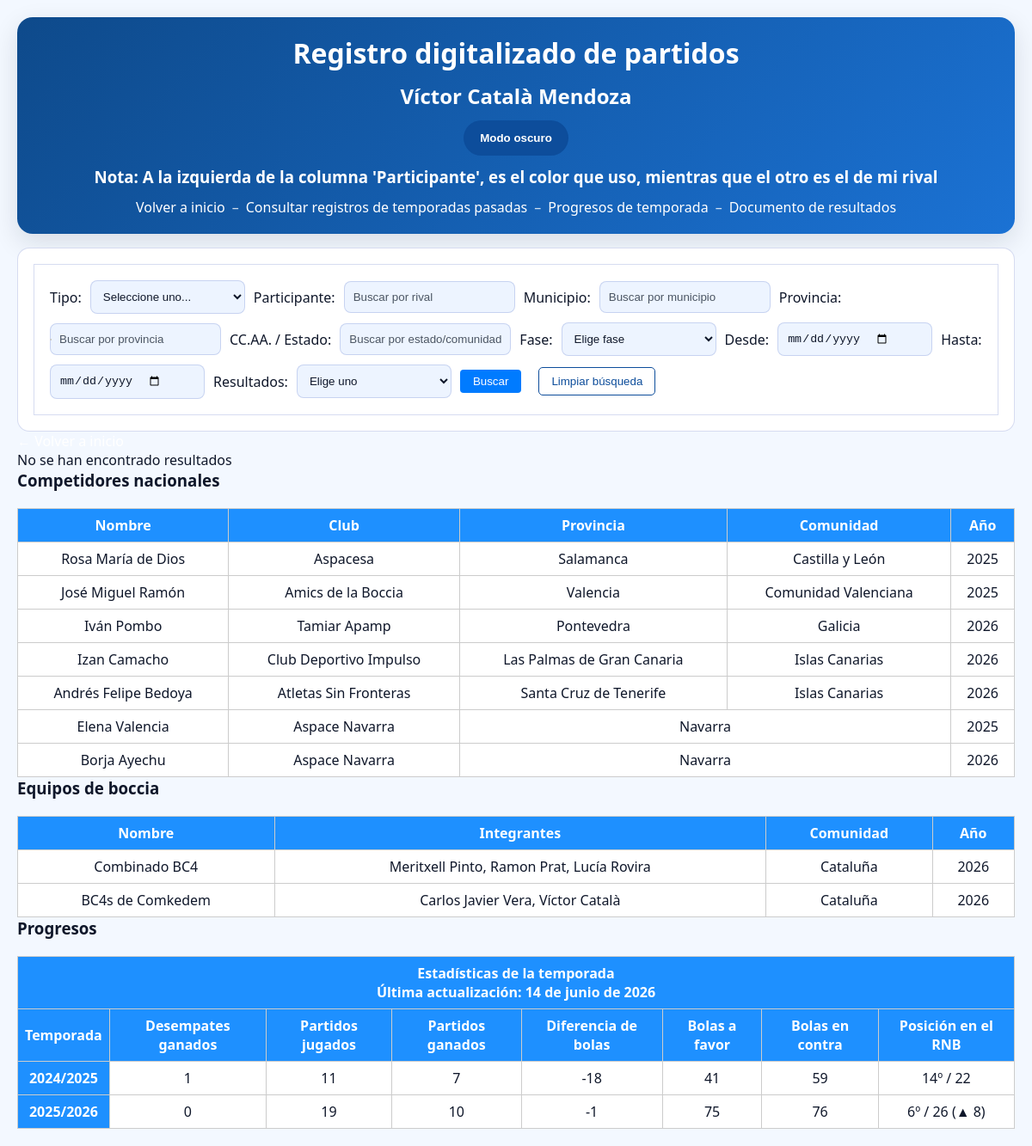
The page /partidos.php on the database its author committed.
### tables this page shows
CREATE TABLE IF NOT EXISTS participantes_nacionales (
    id INT AUTO_INCREMENT PRIMARY KEY,
    nombre VARCHAR(100),
    club VARCHAR(100),
    provincia VARCHAR(100),
    comunidad VARCHAR(100),
    year YEAR
);

CREATE TABLE IF NOT EXISTS equipos_boccia (
    id INT AUTO_INCREMENT PRIMARY KEY,
    nombre VARCHAR(255),
    integrantes VARCHAR(100),
    comunidad VARCHAR(100),
    year YEAR
);

### partidos.php (the view, shortened to what this page needs)
<?php include 'conexion.php';
include 'funciones.php'; ?>
<!DOCTYPE html>
<html>
<head>
    <link rel="stylesheet" href="css/index.css">
</head>
<body>
    <header>
        <h1>Registro digitalizado de partidos</h1>
        <h2>Víctor Català Mendoza</h2>
        <button id="theme-toggle" type="button">Modo oscuro</button>
        <h3>Nota: A la izquierda de la columna 'Participante', es el color que uso, mientras que el otro es el de mi rival </h3>
        <div class="header-links">
            <a href="index.php">Volver a inicio</a>
            <span>&ndash;</span>
            <a href="pasado/pasado.php">Consultar registros de temporadas pasadas</a>
            <span>&ndash;</span>
            <a href="#progresos">Progresos de temporada</a>
            <span>&ndash;</span>
            <a href="https://docs.google.com/document/d/1CwKa4SaaCesZDvThIQ9_6vSuLaOvqAgOY2TYRmLJsfU/edit?usp=sharing">Documento de resultados</a>
        </div>
    </header>
    <div id="contenedor-filtros" class="filtros">
        <form method="GET">
            Tipo:
            <select name="tipo">
                <option value="">Seleccione uno...</option>
            </select>
            Participante:
            <input type="text" name="participante" id="participante" placeholder="Buscar por rival" autocomplete="off">
            <div id="sugerencias-participantes" class="sugerencias"></div>
            Municipio:
            <input type="text" name="ubicacion" id="ubicacion" placeholder="Buscar por municipio">
            Provincia:
            <input type="text" name="provincia" id="provincia" placeholder="Buscar por provincia">
            CC.AA. / Estado:
            <input type="text" name="comunidad" id="comunidad" placeholder="Buscar por estado/comunidad autónoma">
            Fase:
            <select name="fase">
                <option value="">Elige fase</option>
            </select>
            Desde:
            <input type="date" name="desde">
            Hasta:
            <input type="date" name="hasta">
            Resultados:
            <select name="resultadoFinal">
                <option value="">Elige uno</option>
            </select>
            <input type="submit" value="Buscar">
            <button type="button" id="limpiar-filtros">Limpiar búsqueda</button>
        </form>
    </div>
    <a href="index.php">&larr; Volver a inicio</a>
    <?php
    $sql = "SELECT * FROM partidos WHERE 1=1";
    $resultado = $conexion->query($sql);
    $sqlCompetidoresNacionales = "SELECT nombre, club, provincia, comunidad, year FROM participantes_nacionales ORDER BY comunidad ASC";
    $resultadoCompetidoresNacionales = $conexion->query($sqlCompetidoresNacionales);
    $sqlEquiposBoccia = "SELECT nombre, integrantes, comunidad, year FROM equipos_boccia ORDER BY comunidad ASC";
    $resultadoEquiposBoccia = $conexion->query($sqlEquiposBoccia);
    if ($resultado->num_rows > 0): ?>
        <table>
            <tr>
                <th>ID</th>
                <th>Tipo</th>
                <th colspan="3">Participante</th>
                <th>Fase</th>
                <th>Fecha</th>
                <th>Municipio</th>
                <th>Provincia</th>
                <th>CC.AA. / Estado</th>
                <th colspan="2">Parcial 1</th>
                <th colspan="2">Parcial 2</th>
                <th colspan="2">Parcial 3</th>
                <th colspan="2">Parcial 4</th>
                <th colspan="2">Desempate</th>
                <th colspan="2">Resultado</th>
                <th>Final</th>
            </tr>
            <?php while ($fila = $resultado->fetch_assoc()): ?>
                <!-- <?php
                $clase = '';
                switch ($fila['miColor']) {
                    case 'Azul':
                        $clase = 'azul';
                        break;
                    case 'Rojo':
                        $clase = 'rojo';
                        break;
                }
                ?> -->
                <tr>
                    <td><?php echo $fila['id'] ?></td>
                    <td><?php echo $fila['tipo'] ?></td>
                    <td><?php echo $fila['participante'] ?></td>
                    <?php
                    $miColor = strtolower($fila['miColor']);
                    ?>
                    <td class="color-<?= $miColor ?>"></td>
                    <?php
                    $colorRival = strtolower($fila['colorRival']);
                    ?>
                    <td class="color-<?= $colorRival ?>"></td>
                    <td><?php echo $fila['fase'] ?></td>
                    <td><?php echo $fila['fecha'] ?></td>
                    <!-- <?php
                    $pais = $fila['pais'];
                    $codigo = obtenerCodigoPais($pais);
                    ?>
                    <td>
                        <img src="https://flagcdn.com/h20/<?= $codigo ?>.png" alt="<?= $pais ?>"
                        style="vertical-align: middle;">
                        <?= $pais ?>
                    </td> -->
                    <?php
                    if ($fila['ubicacion'] == $fila['provincia']) {
                        echo '<td colspan="2">' . $fila['ubicacion'] . '</td>';
                        echo '<td>' . $fila['comunidad'] . '</td>';
                    } elseif ($fila['provincia'] == $fila['comunidad']) {
                        echo '<td colspan="2">' . $fila['provincia'] . '</td>';
                        echo '<td>' . $fila['comunidad'] . '</td>';
                    }  else {
                        echo '<td>' . $fila['ubicacion'] . '</td>';
                        echo '<td>' . $fila['provincia'] . '</td>';
                        echo '<td>' . $fila['comunidad'] . '</td>';
                    }
                    ?>
                    <td class="color-rojo"><?php echo $fila['parcial1A'] ?></td>
                    <td class="color-azul"><?php echo $fila['parcial1B'] ?></td>
                    <td class="color-rojo"><?php echo $fila['parcial2A'] ?></td>
                    <td class="color-azul"><?php echo $fila['parcial2B'] ?></td>
                    <td class="color-rojo"><?php echo $fila['parcial3A'] ?></td>
                    <td class="color-azul"><?php echo $fila['parcial3B'] ?></td>
                    <td class="color-rojo"><?php echo $fila['parcial4A'] ?></td>
                    <td class="color-azul"><?php echo $fila['parcial4B'] ?></td>
                    <td class="color-gris"><?php echo $fila['desempateA'] ?></td>
                    <td class="color-gris"><?php echo $fila['desempateB'] ?></td>
                    <td class="color-rojo"><?php echo $fila['resultadoA'] ?></td>
                    <td class="color-azul"><?php echo $fila['resultadoB'] ?></td>
                    <td><?php echo $fila['resultadoFinal'] ?></td>
                </tr>
            <?php endwhile; ?>
        </table>
    <?php else: ?>
        <p>No se han encontrado resultados</p>
    <?php endif; ?>
    <h3>Competidores nacionales</h3>
    <?php if ($resultadoCompetidoresNacionales && $resultadoCompetidoresNacionales->num_rows > 0): ?>
        <table>
            <tr>
                <th>Nombre</th>
                <th>Club</th>
                <th>Provincia</th>
                <th>Comunidad</th>
                <th>Año</th>
            </tr>
            <?php while ($competidor = $resultadoCompetidoresNacionales->fetch_assoc()): ?>
                <tr>
                    <td><?php echo $competidor['nombre']; ?></td>
                    <td><?php echo $competidor['club'] ?: 'desconocido'; ?></td>
                    <?php
                    if ($competidor['provincia'] == $competidor['comunidad']) {
                        echo '<td colspan="2">' . ($competidor['provincia'] ?: 'desconocido') . '</td>';
                    } else {
                        echo '<td>' . ($competidor['provincia'] ?: 'desconocido') . '</td>';
                        echo '<td>' . ($competidor['comunidad'] ?: '-') . '</td>';
                    }
                    ?>
                    <td><?php echo $competidor['year'] ?: '-'; ?></td>
                </tr>
            <?php endwhile; ?>
        </table>
    <?php else: ?>
        <p>No hay competidores nacionales registrados</p>
    <?php endif; ?>
    <h3>Equipos de boccia</h3>
    <?php if ($resultadoEquiposBoccia && $resultadoEquiposBoccia->num_rows > 0): ?>
        <table>
            <tr>
                <th>Nombre</th>
                <th>Integrantes</th>
                <th>Comunidad</th>
                <th>Año</th>
            </tr>
            <?php while ($equipo = $resultadoEquiposBoccia->fetch_assoc()): ?>
                <tr>
                    <td><?php echo $equipo['nombre']; ?></td>
                    <td><?php echo $equipo['integrantes'] ?: '-'; ?></td>
                    <td><?php echo $equipo['comunidad'] ?: '-'; ?></td>
                    <td><?php echo $equipo['year'] ?: '-'; ?></td>
                </tr>
            <?php endwhile; ?>
        </table>
    <?php else: ?>
        <p>No hay equipos de boccia registrados</p>
    <?php endif; ?>
    <h3><a id="progresos"></a>Progresos</h3>
    <table>
        <tr>
            <th colspan="8">Estadísticas de la temporada<br>Última actualización: 14 de junio de 2026</th>
        </tr>
        <tr>
            <th>Temporada</th>
            <th>Desempates ganados</th>
            <th>Partidos jugados</th>
            <th>Partidos ganados</th>
            <th>Diferencia de bolas</th>
            <th>Bolas a favor</th>
            <th>Bolas en contra</th>
            <th>Posición en el RNB</th>
        </tr>
        <tr>
            <th>2024/2025</th>
            <td>1</td>
            <td>11</td>
            <td>7</td>
            <td>-18</td>
            <td>41</td>
            <td>59</td>
            <td>14º / 22</td>
        </tr>
        <tr>
            <th>2025/2026</th>
            <td>0</td>
            <td>19</td>
            <td>10</td>
            <td>-1</td>
            <td>75</td>
            <td>76</td>
            <td>6º / 26 (&#9650; 8)</td>
        </tr>
    </table>
</body>
</html>

### css/index.css (style rules this page uses)
:root { --bg: #f3f8ff; --surface: #ffffff; --surface-soft: #edf4ff; --text: #0f172a; --muted: #4b5563; --border: rgba(30, 64, 175, 0.18); --accent: #0d4d9b; --accent-soft: #d6e6ff; --header-bg: #0e4a8b; --header-text: #ffffff; --table-header: #1e63c2; --table-row: #eff5ff; --table-alt: #dbe9ff; --button-bg: #0d4d9b; --button-text: #ffffff; --button-border: rgba(13, 77, 155, 0.34); }
* { box-sizing: border-box; padding: 0; margin: 0; }
html, body { min-height: 100%; }
body { font-family: 'Segoe UI', Tahoma, Geneva, Verdana, sans-serif; background-color: var(--bg); color: var(--text); margin: 20px; }
a { color: #ffffff; text-decoration: none; }
header { display: flex; flex-direction: column; align-items: center; justify-content: center; gap: 12px; text-align: center; padding: 20px; border-radius: 18px; background: linear-gradient(135deg, var(--header-bg), #1b72d4); color: var(--header-text); box-shadow: 0 10px 30px rgba(15, 23, 42, 0.12); }
header > * { margin: 0; }
#theme-toggle { padding: 12px 18px; background-color: var(--button-bg); color: var(--button-text); border: 1px solid var(--button-border); border-radius: 999px; cursor: pointer; font-weight: 600; transition: transform 0.2s ease, background-color 0.25s ease; }
.header-links { display: inline-flex; align-items: center; gap: 8px; flex-wrap: wrap; justify-content: center; }
.header-links span { color: rgba(255, 255, 255, 0.8); }
.header-links a { display: inline-block; }
.filtros { border: 1px solid var(--border); padding: 18px; margin-top: 16px; background-color: var(--surface); border-radius: 14px; transition: background-color 0.3s ease, border-color 0.3s ease; }
form { background: var(--surface); padding: 18px; border: 1px solid var(--border); display: flex; flex-direction: row; flex-wrap: wrap; gap: 10px; align-items: center; }
form label, form > * { display: inline-flex; align-items: center; }
.sugerencias { border: 1px solid #ccc; background: white; max-height: 150px; overflow-y: auto; position: absolute; z-index: 1000; }
input[type="text"], input[type="date"], select, textarea { padding: 10px; border: 1px solid var(--border); border-radius: 8px; background-color: var(--surface-soft); color: var(--text); min-width: 180px; }
input[type="text"]::placeholder, input[type="date"]::placeholder, textarea::placeholder { color: var(--muted); }
input[type="submit"] { padding: 6px 15px; background-color: #007BFF; color: white; border: none; border-radius: 4px; cursor: pointer; }
#limpiar-filtros { background-color: transparent; color: var(--accent); border: 1px solid var(--accent); padding: 8px 14px; border-radius: 5px; cursor: pointer; margin-left: 10px; transition: background-color 0.3s ease, color 0.3s ease; }
table { width: 100%; border-collapse: collapse; margin-top: 20px; background: var(--surface); }
th, td { border: 1px solid #ccc; padding: 8px; text-align: center; }
th { background-color: dodgerblue; color: white; text-align: center; }

### rows shown on the page
participantes_nacionales: nombre "Rosa María de Dios", club "Aspacesa", provincia "Salamanca", comunidad "Castilla y León", year "2025"
participantes_nacionales: nombre "José Miguel Ramón", club "Amics de la Boccia", provincia "Valencia", comunidad "Comunidad Valenciana", year "2025"
participantes_nacionales: nombre "Iván Pombo", club "Tamiar Apamp", provincia "Pontevedra", comunidad "Galicia", year "2026"
participantes_nacionales: nombre "Izan Camacho", club "Club Deportivo Impulso", provincia "Las Palmas de Gran Canaria", comunidad "Islas Canarias", year "2026"
participantes_nacionales: nombre "Andrés Felipe Bedoya", club "Atletas Sin Fronteras", provincia "Santa Cruz de Tenerife", comunidad "Islas Canarias", year "2026"
participantes_nacionales: nombre "Elena Valencia", club "Aspace Navarra", provincia "Navarra", year "2025"
participantes_nacionales: nombre "Borja Ayechu", club "Aspace Navarra", provincia "Navarra", year "2026"
equipos_boccia: nombre "Combinado BC4", integrantes "Meritxell Pinto, Ramon Prat, Lucía Rovira", comunidad "Cataluña", year "2026"
equipos_boccia: nombre "BC4s de Comkedem", integrantes "Carlos Javier Vera, Víctor Català", comunidad "Cataluña", year "2026"
